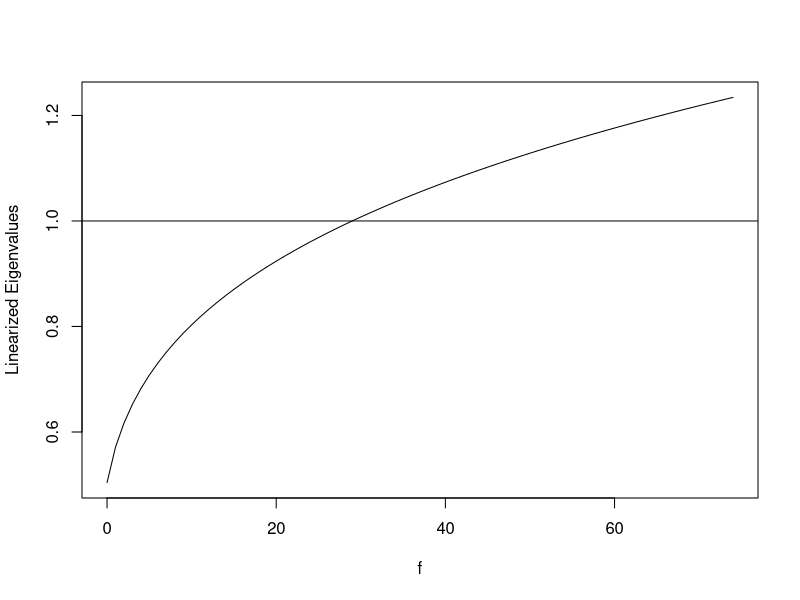
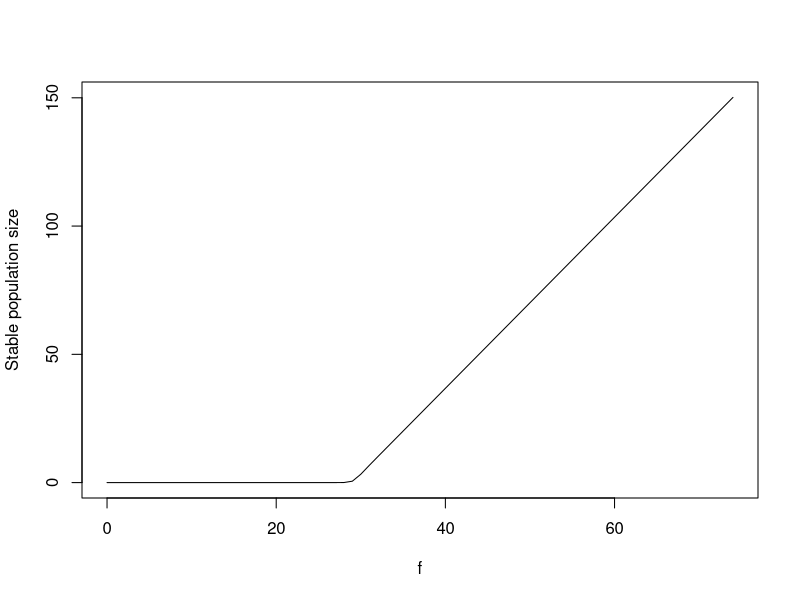

R code for these plots, in order:
#assignment_3.R
#Carter Johnson

#Problem statement: 
#For this HW, you will add density-dependence to the teasel matrix model 
#and plot how the dominant eigenvalue at low densities and 
#the total abundance at equilibria vary with the maximum fecundity 
#of the reproductive individuals.

#To this end, consider the nonlinear matrix model given by 
#N(t+1)=A(N(t))%*%N(t) where N is the population state vector 
#of length 7, and A(N) is given by the teasel matrix TS with 
#the 1,7 entry of 431 replaced by f/(1+a*sum(N)). For this nonlinear model,
#the linearization at the origin (i.e. what happens at low densities) is given
#by the TS matrix with the 1,7 entry replaced by f.

#For these plots use a=0.01 and let f range from 0 to 75. To get estimates of the
#stable equilibrium, use the initial condition N=(2,0,0,0,0,0,0) and iterate 
#the nonlinear model for 500 time steps. Use the final vector of densities 
#as your estimate for the stable equilibrium (Note: one can prove that this 
#model has a globally stable equilibrium). When running this nonlinear model,
#keep in mind that the matrix A(N) changes with each update as it depends on 
#the densities from the previous time step.

#function to alter TS data by adding density dependence
A=function(N,f,a=0.01){
  A.temp=TS;
  A.temp[1,7]=f/(1+a*sum(N));
  return(A.temp) 
  
}

#linearized density dependent TS matrix
linA = function(f,a=0.01){
  A.temp=TS;
  A.temp[1,7]=f;
  return(A.temp) 
  
}

# upload Teasel data
TS = as.matrix(read.table("teasel_stage.txt"))

#Create matrix of population data
#final time step count
tf = 500
#number of stages in Teasel model
nstg = ncol(TS)
#initial population vector
n0 = c(2, rep(0,nstg-1))
#set up matrix for pop data
Nt = matrix(NA,nrow=nstg,ncol=tf)
#fill in inital conditions
Nt[,1] = n0

#create vector for eigenvalues of linearization
#and for the total stable pop sizes
TS_eigvals = rep(0,75)
stable_pops = rep(0,75)

#Vary f from 0 to 75 to obtain a function for the eigenvalue of the linearization
#and a function for the total population size at the stable equilibrium 
for(f in 0:75){
  
  #loop through time to track population growth
  for(t in 1:(tf-1)){
    #update population with density-dependent Leslie matrix (altered TS)
    Nt[,t+1] = A(Nt[,t],f)%*%Nt[,t]
  }

  #calculate stable population as a sum of last pop vector
  stable_pops[f] = sum(Nt[,tf])
  
  #calculate eigenvalues of linearized density dependent TS matrix
  ev = eigen(linA(f))
  TS_eigvals[f] = Re(ev$values[1])
  
}

#plot everything
pdf(file="lin_eigs.pdf")
plot(0:74,TS_eigvals,type="l",col="black",xlab="f",ylab="Linearized Eigenvalues")
abline(1,0)
dev.off()
pdf(file="stable_pop.pdf")
plot(0:74,stable_pops,type="l",col="black",xlab="f",ylab="Stable population size")
dev.off()
